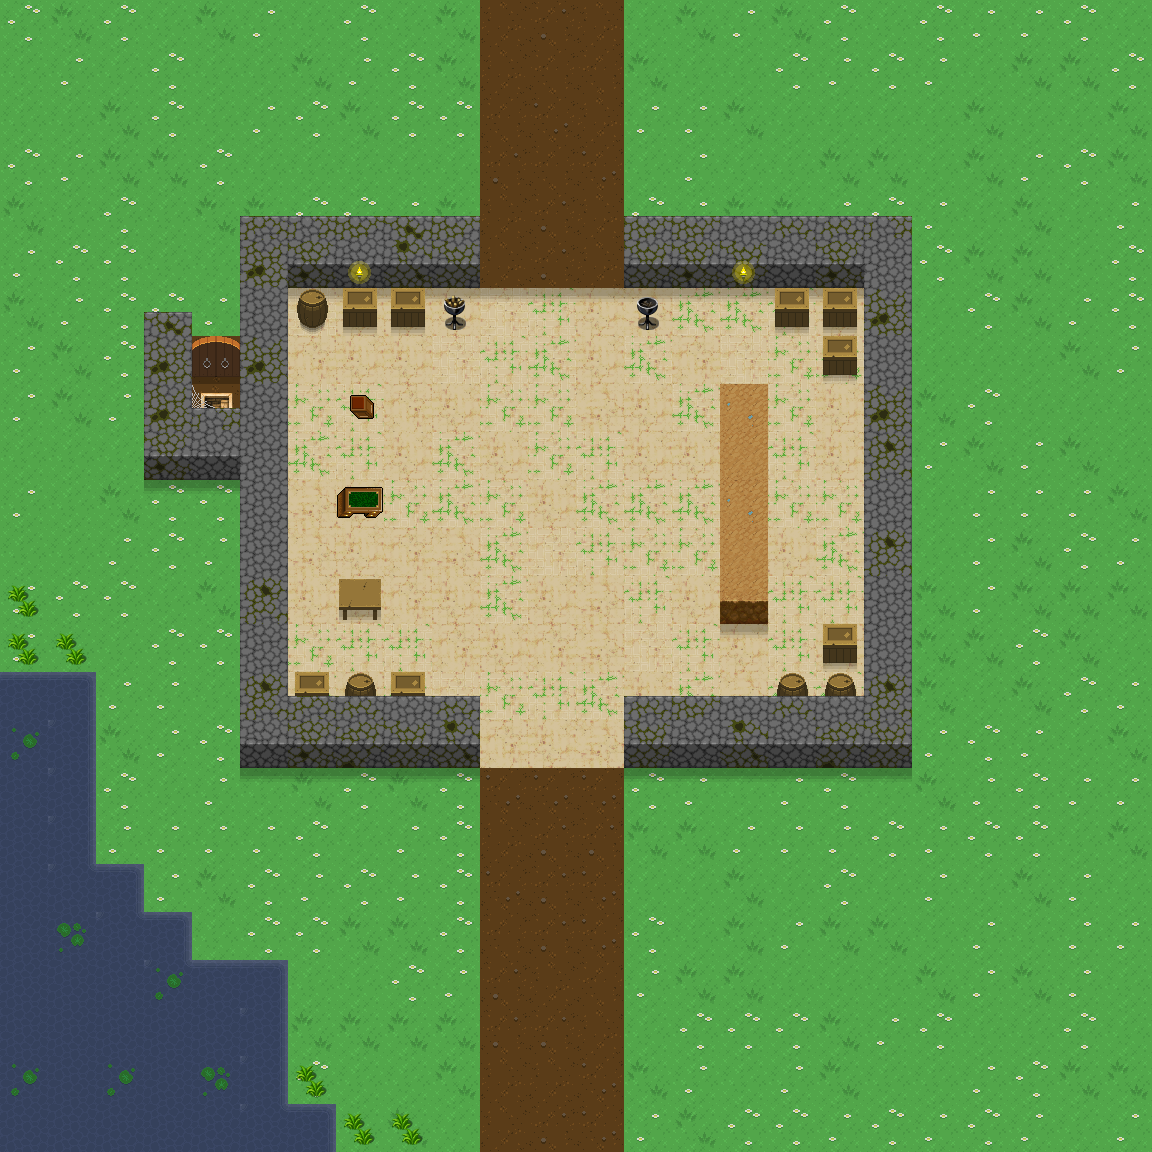

Rendered tile map (Tiled .tmx) drawn with the repository's tilesets; below, a short description and the map source with its tile grids summarised:
An orthogonal 24x24 tile map with 48x48 px tiles, 10 tile layers (floor, floor 2, creature, water_edges, ...) and 2 objects (WIWOLD, MERCHANT_PMO).

<map version="1.10" tiledversion="1.11.0" orientation="orthogonal" renderorder="right-down" width="24" height="24" tilewidth="48" tileheight="48" infinite="0" nextlayerid="20" nextobjectid="120">
 <properties>
  <property name="startX" value="16" />
  <property name="startY" value="19" />
 </properties>
 <tileset firstgid="1" name="terrain" tilewidth="48" tileheight="48" tilecount="760" columns="20">
  <image source="uf_terrain.png" width="960" height="1824" />
  <tile id="115">
   <animation>
    <frame tileid="115" duration="500" />
    <frame tileid="116" duration="500" />
    <frame tileid="117" duration="500" />
    <frame tileid="118" duration="500" />
   </animation>
  </tile>
  <tile id="135">
   <animation>
    <frame tileid="135" duration="500" />
    <frame tileid="136" duration="500" />
    <frame tileid="137" duration="500" />
    <frame tileid="138" duration="500" />
   </animation>
  </tile>
  <tile id="155">
   <animation>
    <frame tileid="155" duration="500" />
    <frame tileid="156" duration="500" />
    <frame tileid="157" duration="500" />
    <frame tileid="158" duration="500" />
   </animation>
  </tile>
  <tile id="175">
   <animation>
    <frame tileid="175" duration="500" />
    <frame tileid="176" duration="500" />
    <frame tileid="177" duration="500" />
    <frame tileid="178" duration="500" />
   </animation>
  </tile>
  <tile id="195">
   <animation>
    <frame tileid="195" duration="300" />
    <frame tileid="196" duration="300" />
    <frame tileid="197" duration="300" />
    <frame tileid="198" duration="300" />
   </animation>
  </tile>
  <tile id="215">
   <animation>
    <frame tileid="215" duration="500" />
    <frame tileid="216" duration="500" />
    <frame tileid="217" duration="500" />
    <frame tileid="218" duration="500" />
   </animation>
  </tile>
  <tile id="621">
   <animation>
    <frame tileid="621" duration="300" />
    <frame tileid="622" duration="300" />
   </animation>
  </tile>
  <tile id="644">
   <animation>
    <frame tileid="644" duration="200" />
    <frame tileid="645" duration="200" />
   </animation>
  </tile>
  <tile id="664">
   <animation>
    <frame tileid="664" duration="200" />
    <frame tileid="665" duration="200" />
   </animation>
  </tile>
  <tile id="672">
   <animation>
    <frame tileid="672" duration="750" />
    <frame tileid="673" duration="750" />
   </animation>
  </tile>
  <tile id="674">
   <animation>
    <frame tileid="674" duration="750" />
    <frame tileid="675" duration="750" />
   </animation>
  </tile>
 </tileset>
 <layer id="1" name="floor" width="24" height="24">
  <data>[576 cells, 571 non-empty, 17 distinct tile ids]</data>
 </layer>
 <layer id="2" name="floor 2" width="24" height="24">
  <data>[576 cells, 6 non-empty, 4 distinct tile ids]</data>
 </layer>
 <layer id="19" name="creature" width="24" height="24">
  <data>[576 cells, 0 non-empty, 0 distinct tile ids]</data>
 </layer>
 <layer id="5" name="water_edges" width="24" height="24">
  <data>[576 cells, 16 non-empty, 4 distinct tile ids]</data>
 </layer>
 <layer id="8" name="door" width="24" height="24">
  <data>[576 cells, 1 non-empty, 1 distinct tile ids]</data>
 </layer>
 <layer id="9" name="torches" width="24" height="24">
  <data>[576 cells, 0 non-empty, 0 distinct tile ids]</data>
 </layer>
 <layer id="6" name="shadows" width="24" height="24">
  <data>[576 cells, 26 non-empty, 1 distinct tile ids]</data>
 </layer>
 <layer id="10" name="webs" width="24" height="24">
  <data>[576 cells, 10 non-empty, 5 distinct tile ids]</data>
 </layer>
 <layer id="7" name="walls" width="24" height="24">
  <data>[576 cells, 66 non-empty, 15 distinct tile ids]</data>
 </layer>
 <layer id="3" name="props" width="24" height="24">
  <data>[576 cells, 23 non-empty, 9 distinct tile ids]</data>
 </layer>
 <objectgroup id="11" name="portals">
  <object id="111" name="WIWOLD" x="192" y="384" width="48" height="48" />
 </objectgroup>
 <objectgroup id="12" name="people">
  <object id="97" name="Welcome to Boltac's Trading Post" type="MERCHANT_PMO" x="768" y="480" width="48" height="48">
   <properties>
    <property name="icon" value="Memory_of_a_Hero" />
    <property name="movement" value="WANDER" />
   </properties>
  </object>
 </objectgroup>
</map>
